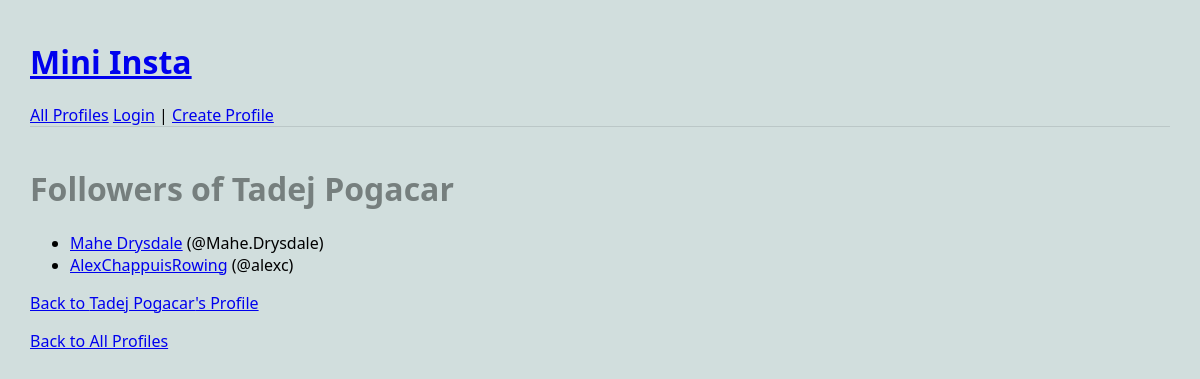
Page /mini_insta/profile/4/followers on the committed database.
### mini_insta/models.py (models this page shows, shortened)
class Profile(models.Model):
    username = models.TextField(blank=False)
    display_name = models.TextField(blank=False)
    profile_image_url = models.URLField(blank=True)
    image_file = models.ImageField(blank=True)
    bio_text = models.TextField(blank=False)
    join_date = models.DateTimeField(auto_now=True)
    user = models.ForeignKey(User, on_delete=models.CASCADE)
    def get_followers(self):
        follows = Follow.objects.filter(profile=self)
        return [f.follower_profile for f in follows]

### mini_insta/views.py (the view)
# urls.py: path("profile/<int:pk>/followers", ShowFollowersDetailView.as_view(), name="show_followers"),
class ShowFollowersDetailView(DetailView):
    model = Profile
    template_name = "mini_insta/show_followers.html"
    context_object_name = 'profile'

### mini_insta/templates/mini_insta/show_followers.html
{% extends 'mini_insta/base.html' %}
{% block content %}
<h1>Followers of {{ profile.display_name }}</h1>
<ul>
{% for follower in profile.get_followers %}
  <li>
    <a href="{% url 'show_profile' follower.pk %}">{{ follower.display_name }}</a>
    (@{{ follower.username }})
  </li>
{% endfor %}
</ul>
<p><a href="{% url 'show_profile' profile.pk %}">Back to {{ profile.display_name }}'s Profile</a></p>
{% endblock %}

### static/styles-mini-insta.css (style rules this page uses)
body { margin: 30px; background: #d1dedd; font-family: 'Segoe UI', Tahoma, Geneva, Verdana, sans-serif; }
h1, h2, h3 { color: #767f7e; }
p { color: #555; }

### rows in the picture
Profile: display_name "Tadej Pogacar"
Profile: display_name "Mahe Drysdale", username "Mahe.Drysdale"
Profile: display_name "AlexChappuisRowing", username "alexc"
